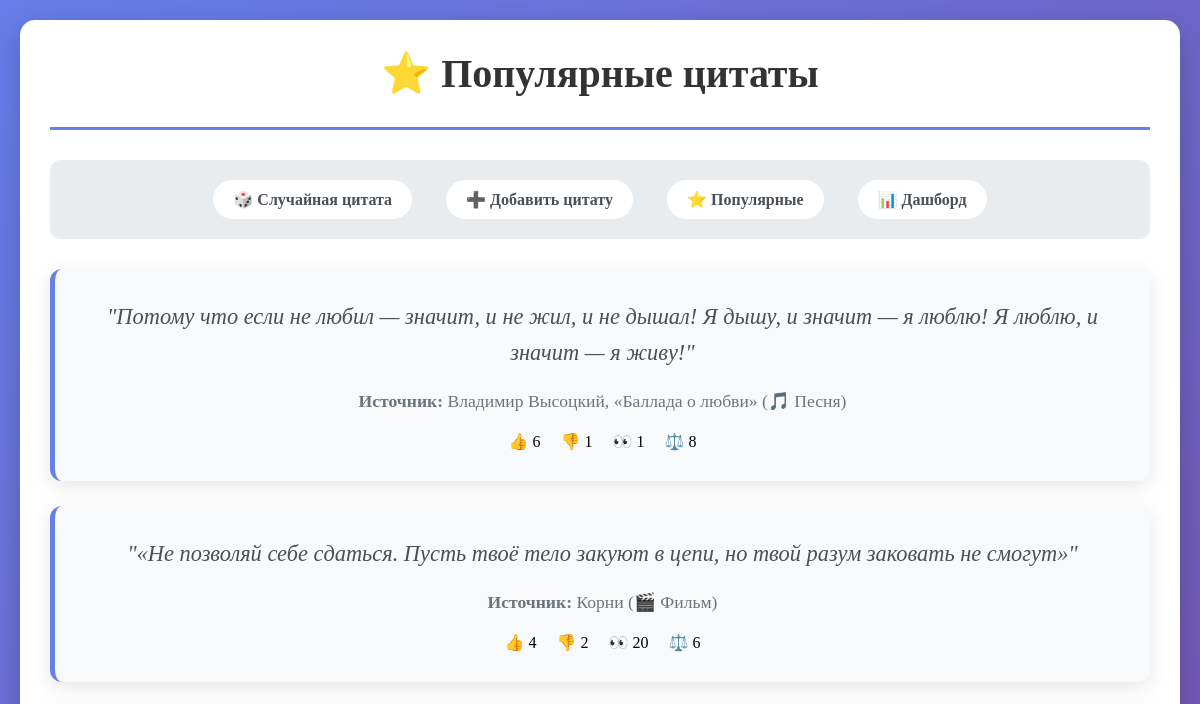
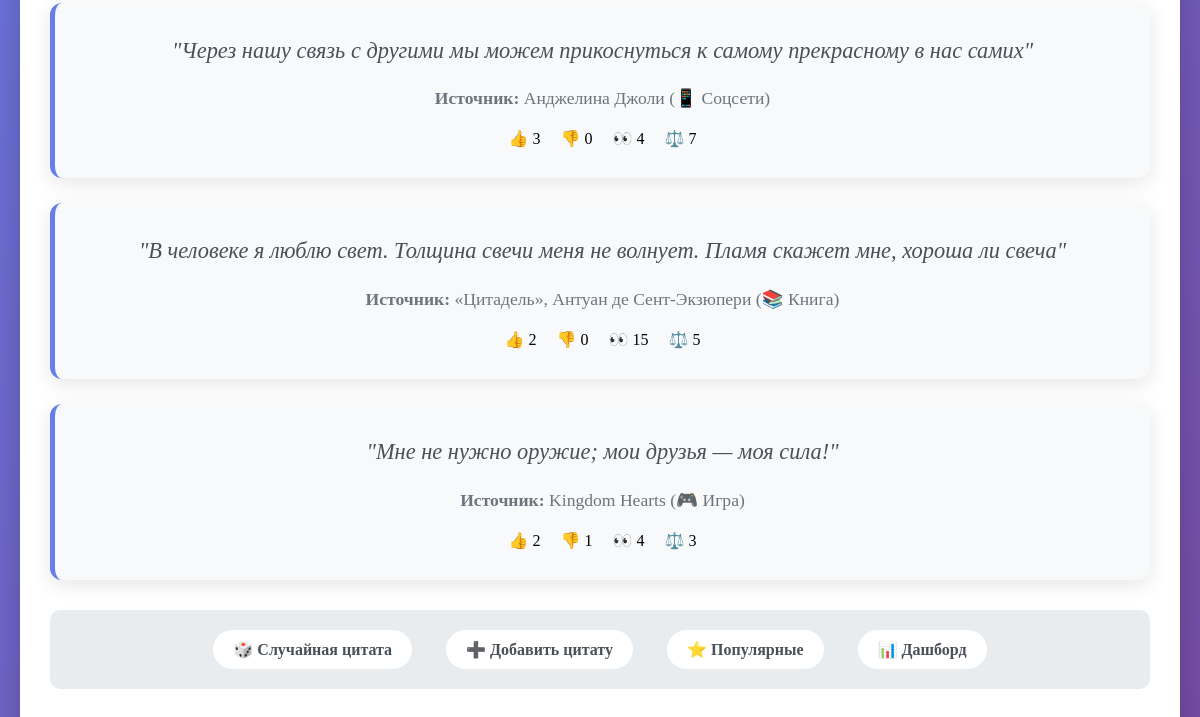
The page /popular/ on the database as committed earlier (2 pictures, top to bottom).
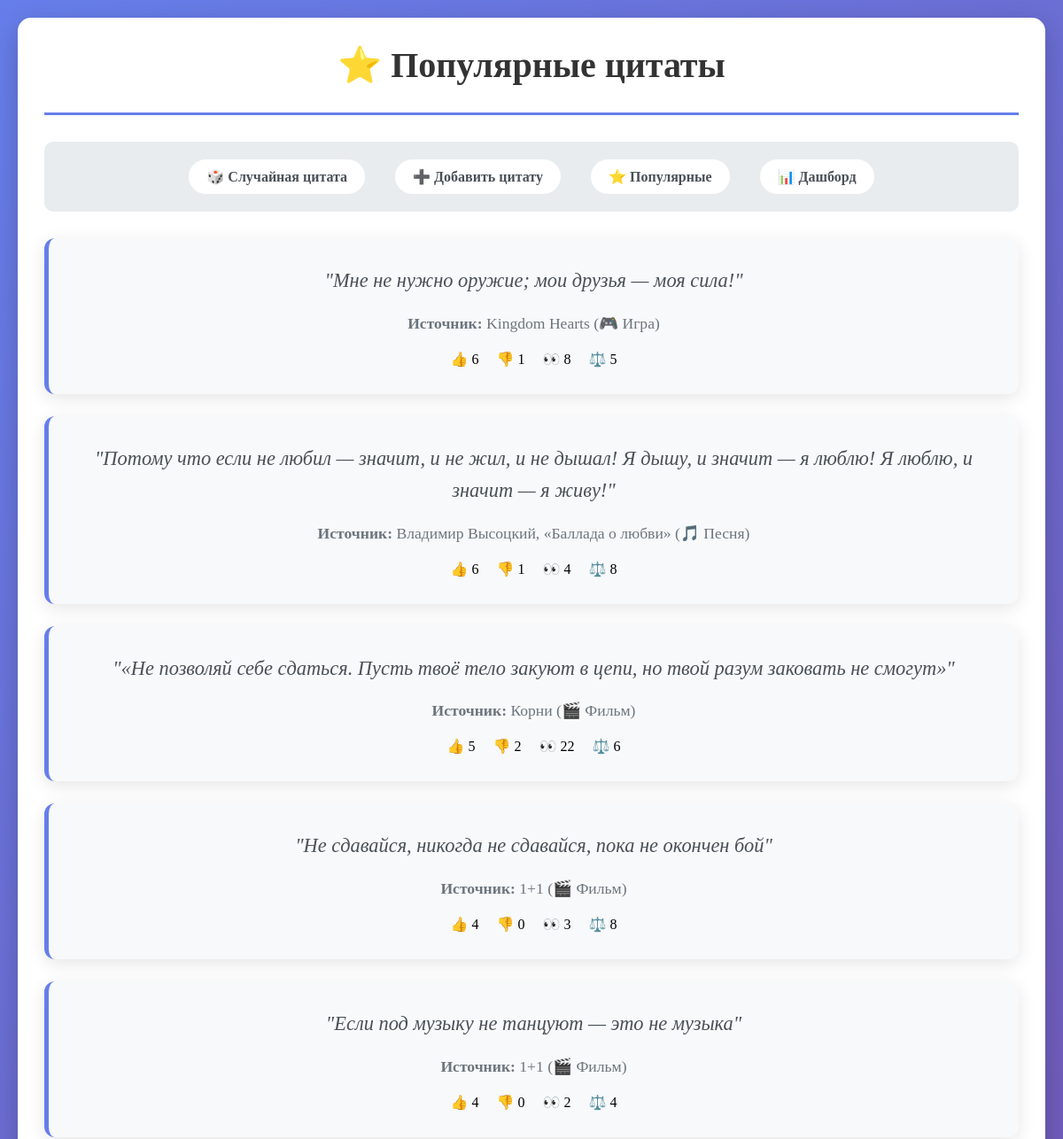
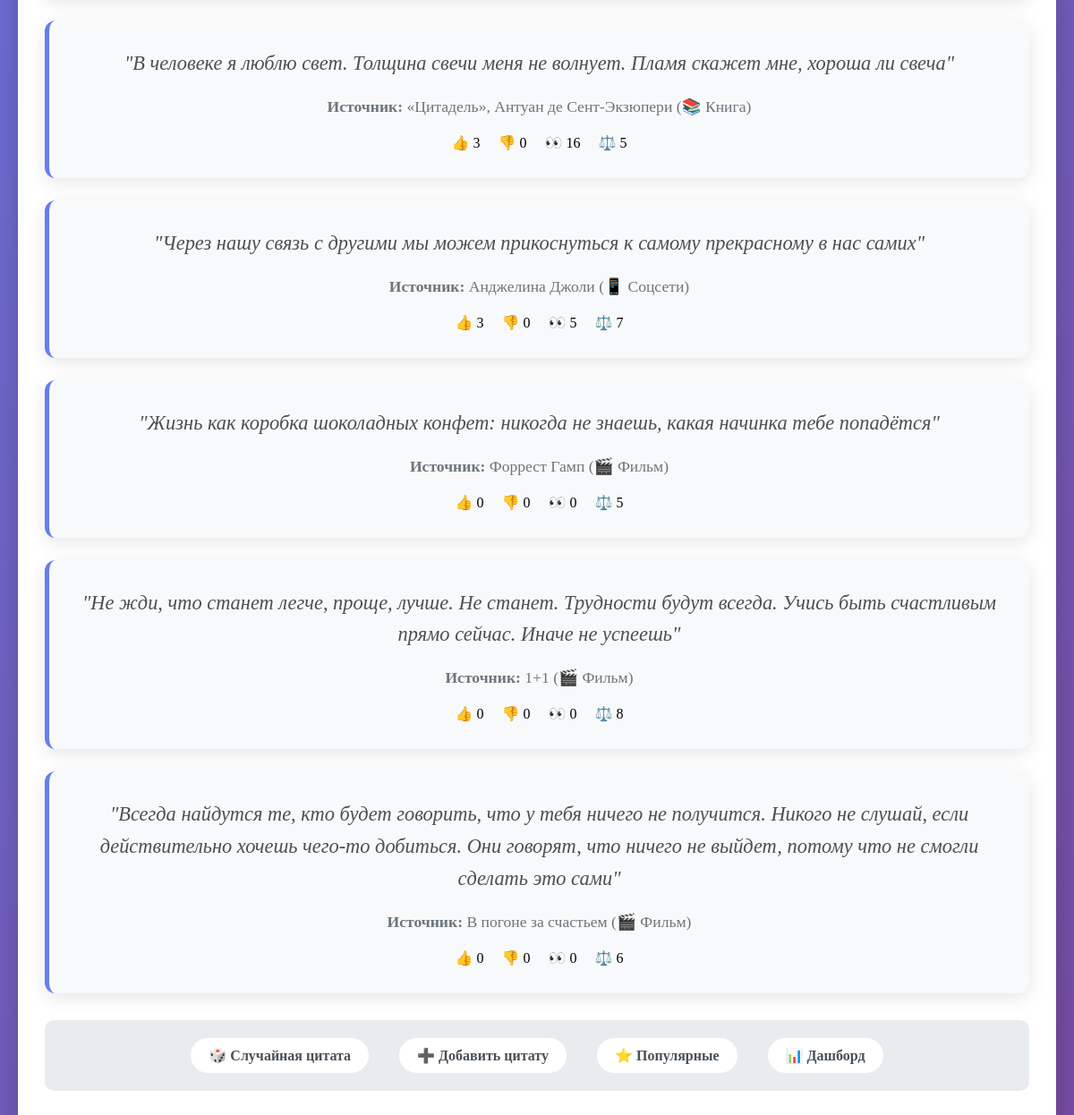
The same page on the database as committed later (2 pictures, top to bottom).
### quotes/models.py (models this page shows, shortened)
class Quote(models.Model):
    text = models.TextField(unique=True)  # запрещает дубликаты
    source = models.ForeignKey(Source, on_delete=models.CASCADE)
    weight = models.IntegerField(default=1, validators=[MinValueValidator(1), MaxValueValidator(10)])  # вес цитаты
    views = models.IntegerField(default=0)   # счетчик просмотров
    likes = models.IntegerField(default=0)   # лайки
    dislikes = models.IntegerField(default=0) # дизлайки

class Source(models.Model):
    name = models.CharField(max_length=200, unique=True)
    type_choices = [
        ('movie', '🎬 Фильм'),
        ('series', '📺 Сериал'),
        ('book', '📚 Книга'),
        ('song', '🎵 Песня'),
        ('game', '🎮 Игра'),
        ('poem', '📝 Стихотворения'),
        ('speech', '🎤 Выступление'),
        ('social', '📱 Соцсети'),
        ('proverb', '💬 Пословица'),
        ('other', '❓ Другое'),
    ]
    type = models.CharField(max_length=10, choices=type_choices)

### quotes/views.py (the view)
# urls.py: path('popular/', views.popular_quotes, name='popular_quotes'),
def popular_quotes(request):
    quotes = Quote.objects.all().order_by('-likes')[:10]
    return render(request, 'popular_quotes.html', {'quotes': quotes})

### quotes/templates/popular_quotes.html (shortened to what this page needs)
{% extends 'base.html' %}
{% block header %}⭐ Популярные цитаты{% endblock %}
{% block content %}
{% for quote in quotes %}
<div class="quote-card">
    <p class="quote-text">"{{ quote.text }}"</p>
    <p class="quote-source"><strong>Источник:</strong> {{ quote.source.name }} ({{ quote.source.get_type_display }})</p>
    <div class="quote-stats">
        <span>👍 {{ quote.likes }}</span>
        <span>👎 {{ quote.dislikes }}</span>
        <span>👀 {{ quote.views }}</span>
        <span>⚖️ {{ quote.weight }}</span>
    </div>
</div>
{% empty %}
<div class="quote-card">
    <p class="quote-text">Пока нет цитат.</p>
</div>
{% endfor %}
{% endblock %}

### quotes/templates/base.html (shortened to what this page needs)
<!DOCTYPE html>
<html lang="ru">
<head>
</head>
<body>
    <div class="container">
        <header>
            <h1>{% block header %}📚 Цитатник{% endblock %}</h1>
        </header>
        {% if request.path == '/dashboard/' or request.path == '/popular/' %}
        <div class="navigation">
            <a href="{% url 'random_quote' %}">🎲 Случайная цитата</a>
            <a href="{% url 'add_quote' %}">➕ Добавить цитату</a>
            <a href="{% url 'popular_quotes' %}">⭐ Популярные</a>
            <a href="{% url 'dashboard' %}">📊 Дашборд</a>
        </div>
        {% endif %}
        {% block content %}
        {% endblock %}
        <div class="navigation">
            <a href="{% url 'random_quote' %}">🎲 Случайная цитата</a>
            <a href="{% url 'add_quote' %}">➕ Добавить цитату</a>
            <a href="{% url 'popular_quotes' %}">⭐ Популярные</a>
            <a href="{% url 'dashboard' %}">📊 Дашборд</a>
        </div>
    </div>
</body>
</html>

### quotes/templates/base.html (style rules this page uses)
* { margin: 0; padding: 0; box-sizing: border-box; }
body { font-family: 'Georgia', serif; background: linear-gradient(135deg, #667eea 0%, #764ba2 100%); margin: 0; padding: 20px; min-height: 100vh; }
.container { max-width: 1200px; margin: 0 auto; background: white; padding: 30px; border-radius: 15px; box-shadow: 0 10px 30px rgba(0,0,0,0.2); min-height: 80vh; }
header { text-align: center; margin-bottom: 30px; border-bottom: 3px solid #667eea; padding-bottom: 20px; }
h1 { color: #333; font-size: 2.5em; margin-bottom: 10px; }
.navigation { text-align: center; margin: 30px 0; padding: 20px; background: #e9ecef; border-radius: 10px; }
.navigation a { color: #495057; text-decoration: none; margin: 0 15px; font-weight: bold; padding: 10px 20px; border-radius: 25px; background: white; transition: all 0.3s ease; display: inline-block; }
.quote-card { border-left: 5px solid #667eea; padding: 30px; margin: 25px 0; border-radius: 12px; background: #f8f9fa; box-shadow: 0 5px 20px rgba(0,0,0,0.1); text-align: center; }
.quote-text { font-style: italic; color: #495057; font-size: 1.4em; line-height: 1.6; margin-bottom: 20px; }
.quote-source { color: #6c757d; font-size: 1.1em; margin-bottom: 15px; }
.quote-stats { display: flex; justify-content: center; gap: 20px; margin-top: 20px; }

Rows that differ between the two databases and show on the page:
changed Quote "Мне не нужно оружие; мои друзья — моя сила!": likes "2" → "6"; views "4" → "8"; weight "3" → "5"; moves up the list
changed Quote "Владимир Высоцкий, «Баллада о любви»": views "1" → "4"
changed Quote "Корни": likes "4" → "5"; views "20" → "22"
added Quote: text "Не сдавайся, никогда не сдавайся, пока не окончен бой", source.name "1+1", source.type "🎬 Фильм", likes "4", dislikes "0", views "3", weight "8"
added Quote: text "Если под музыку не танцуют — это не музыка", source.name "1+1", source.type "🎬 Фильм", likes "4", dislikes "0", views "2", weight "4"
changed Quote "«Цитадель», Антуан де Сент-Экзюпери": likes "2" → "3"; views "15" → "16"; moves down the list
changed Quote "Анджелина Джоли": views "4" → "5"
added Quote: text "Жизнь как коробка шоколадных конфет: никогда не знаешь, какая начинка тебе попадётся", source.name "Форрест Гамп", source.type "🎬 Фильм", likes "0", dislikes "0", views "0", weight "5"
added Quote: text "Не жди, что станет легче, проще, лучше. Не станет. Трудности будут всегда. Учись быть счастливым прямо сейчас. Иначе не успеешь", source.name "1+1", source.type "🎬 Фильм", likes "0", dislikes "0", views "0", weight "8"
added Quote: text "Всегда найдутся те, кто будет говорить, что у тебя ничего не получится. Никого не слушай, если действительно хочешь чего-то добиться. Они говорят, что ничего не выйдет, потому что не смогли сделать это сами", source.name "В погоне за счастьем", source.type "🎬 Фильм", likes "0", dislikes "0", views "0", weight "6"
